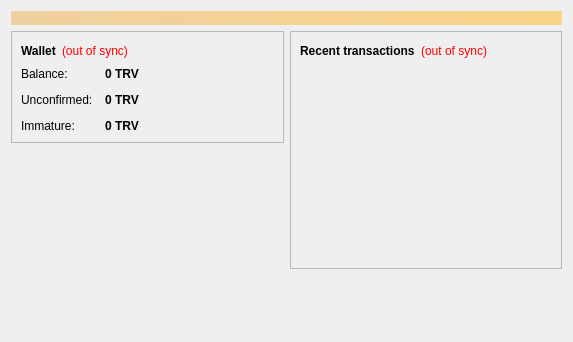
<?xml version="1.0" encoding="UTF-8"?>
<ui version="4.0">
 <class>OverviewPage</class>
 <widget class="QWidget" name="OverviewPage">
  <property name="geometry">
   <rect>
    <x>0</x>
    <y>0</y>
    <width>573</width>
    <height>342</height>
   </rect>
  </property>
  <property name="windowTitle">
   <string>Form</string>
  </property>
  <layout class="QVBoxLayout" name="topLayout">
   <item>
    <widget class="QLabel" name="labelAlerts">
     <property name="visible">
      <bool>false</bool>
     </property>
     <property name="styleSheet">
      <string notr="true">background-color: qlineargradient(x1: 0, y1: 0, x2: 1, y2: 0, stop:0 #F0D0A0, stop:1 #F8D488); color:#000000;</string>
     </property>
     <property name="wordWrap">
      <bool>true</bool>
     </property>
     <property name="margin">
      <number>3</number>
     </property>
    </widget>
   </item>
   <item>
    <layout class="QHBoxLayout" name="horizontalLayout" stretch="1,1">
     <item>
      <layout class="QVBoxLayout" name="verticalLayout_2">
       <item>
        <widget class="QFrame" name="frame">
         <property name="frameShape">
          <enum>QFrame::StyledPanel</enum>
         </property>
         <property name="frameShadow">
          <enum>QFrame::Raised</enum>
         </property>
         <layout class="QVBoxLayout" name="verticalLayout_4">
          <item>
           <layout class="QHBoxLayout" name="horizontalLayout_4">
            <item>
             <widget class="QLabel" name="label_5">
              <property name="font">
               <font>
                <weight>75</weight>
                <bold>true</bold>
               </font>
              </property>
              <property name="text">
               <string>Wallet</string>
              </property>
             </widget>
            </item>
            <item>
             <widget class="QLabel" name="labelWalletStatus">
              <property name="toolTip">
               <string>The displayed information may be out of date. Your wallet automatically synchronizes with the TorvaCoin network after a connection is established, but this process has not completed yet.</string>
              </property>
              <property name="styleSheet">
               <string notr="true">QLabel { color: red; }</string>
              </property>
              <property name="text">
               <string notr="true">(out of sync)</string>
              </property>
              <property name="alignment">
               <set>Qt::AlignLeading|Qt::AlignLeft|Qt::AlignVCenter</set>
              </property>
             </widget>
            </item>
            <item>
             <spacer name="horizontalSpacer_2">
              <property name="orientation">
               <enum>Qt::Horizontal</enum>
              </property>
              <property name="sizeHint" stdset="0">
               <size>
                <width>40</width>
                <height>20</height>
               </size>
              </property>
             </spacer>
            </item>
           </layout>
          </item>
          <item>
           <layout class="QFormLayout" name="formLayout_2">
            <property name="fieldGrowthPolicy">
             <enum>QFormLayout::AllNonFixedFieldsGrow</enum>
            </property>
            <property name="horizontalSpacing">
             <number>12</number>
            </property>
            <property name="verticalSpacing">
             <number>12</number>
            </property>
            <item row="0" column="0">
             <widget class="QLabel" name="label">
              <property name="text">
               <string>Balance:</string>
              </property>
             </widget>
            </item>
            <item row="0" column="1">
             <widget class="QLabel" name="labelBalance">
              <property name="font">
               <font>
                <weight>75</weight>
                <bold>true</bold>
               </font>
              </property>
              <property name="cursor">
               <cursorShape>IBeamCursor</cursorShape>
              </property>
              <property name="toolTip">
               <string>Your current balance</string>
              </property>
              <property name="text">
               <string notr="true">0 TRV</string>
              </property>
              <property name="textInteractionFlags">
               <set>Qt::LinksAccessibleByMouse|Qt::TextSelectableByKeyboard|Qt::TextSelectableByMouse</set>
              </property>
             </widget>
            </item>
            <item row="1" column="0">
             <widget class="QLabel" name="label_3">
              <property name="text">
               <string>Unconfirmed:</string>
              </property>
             </widget>
            </item>
            <item row="1" column="1">
             <widget class="QLabel" name="labelUnconfirmed">
              <property name="font">
               <font>
                <weight>75</weight>
                <bold>true</bold>
               </font>
              </property>
              <property name="cursor">
               <cursorShape>IBeamCursor</cursorShape>
              </property>
              <property name="toolTip">
               <string>Total of transactions that have yet to be confirmed, and do not yet count toward the current balance</string>
              </property>
              <property name="text">
               <string notr="true">0 TRV</string>
              </property>
              <property name="textInteractionFlags">
               <set>Qt::LinksAccessibleByMouse|Qt::TextSelectableByKeyboard|Qt::TextSelectableByMouse</set>
              </property>
             </widget>
            </item>
            <item row="2" column="0">
             <widget class="QLabel" name="labelImmatureText">
              <property name="text">
               <string>Immature:</string>
              </property>
             </widget>
            </item>
            <item row="2" column="1">
             <widget class="QLabel" name="labelImmature">
              <property name="font">
               <font>
                <weight>75</weight>
                <bold>true</bold>
               </font>
              </property>
              <property name="toolTip">
               <string>Mined balance that has not yet matured</string>
              </property>
              <property name="text">
               <string notr="true">0 TRV</string>
              </property>
              <property name="textInteractionFlags">
               <set>Qt::LinksAccessibleByMouse|Qt::TextSelectableByKeyboard|Qt::TextSelectableByMouse</set>
              </property>
             </widget>
            </item>
           </layout>
          </item>
         </layout>
        </widget>
       </item>
       <item>
        <spacer name="verticalSpacer">
         <property name="orientation">
          <enum>Qt::Vertical</enum>
         </property>
         <property name="sizeHint" stdset="0">
          <size>
           <width>20</width>
           <height>40</height>
          </size>
         </property>
        </spacer>
       </item>
      </layout>
     </item>
     <item>
      <layout class="QVBoxLayout" name="verticalLayout_3">
       <item>
        <widget class="QFrame" name="frame_2">
         <property name="frameShape">
          <enum>QFrame::StyledPanel</enum>
         </property>
         <property name="frameShadow">
          <enum>QFrame::Raised</enum>
         </property>
         <layout class="QVBoxLayout" name="verticalLayout">
          <item>
           <layout class="QHBoxLayout" name="horizontalLayout_2">
            <item>
             <widget class="QLabel" name="label_4">
              <property name="text">
               <string>&lt;b&gt;Recent transactions&lt;/b&gt;</string>
              </property>
             </widget>
            </item>
            <item>
             <widget class="QLabel" name="labelTransactionsStatus">
              <property name="toolTip">
               <string>The displayed information may be out of date. Your wallet automatically synchronizes with the TorvaCoin network after a connection is established, but this process has not completed yet.</string>
              </property>
              <property name="styleSheet">
               <string notr="true">QLabel { color: red; }</string>
              </property>
              <property name="text">
               <string notr="true">(out of sync)</string>
              </property>
              <property name="alignment">
               <set>Qt::AlignRight|Qt::AlignTrailing|Qt::AlignVCenter</set>
              </property>
             </widget>
            </item>
            <item>
             <spacer name="horizontalSpacer">
              <property name="orientation">
               <enum>Qt::Horizontal</enum>
              </property>
              <property name="sizeHint" stdset="0">
               <size>
                <width>40</width>
                <height>20</height>
               </size>
              </property>
             </spacer>
            </item>
           </layout>
          </item>
          <item>
           <widget class="QListView" name="listTransactions">
            <property name="styleSheet">
             <string notr="true">QListView { background: transparent; }</string>
            </property>
            <property name="frameShape">
             <enum>QFrame::NoFrame</enum>
            </property>
            <property name="verticalScrollBarPolicy">
             <enum>Qt::ScrollBarAlwaysOff</enum>
            </property>
            <property name="horizontalScrollBarPolicy">
             <enum>Qt::ScrollBarAlwaysOff</enum>
            </property>
            <property name="selectionMode">
             <enum>QAbstractItemView::NoSelection</enum>
            </property>
           </widget>
          </item>
         </layout>
        </widget>
       </item>
       <item>
        <spacer name="verticalSpacer_2">
         <property name="orientation">
          <enum>Qt::Vertical</enum>
         </property>
         <property name="sizeHint" stdset="0">
          <size>
           <width>20</width>
           <height>40</height>
          </size>
         </property>
        </spacer>
       </item>
      </layout>
     </item>
    </layout>
   </item>
  </layout>
 </widget>
 <resources/>
 <connections/>
</ui>
